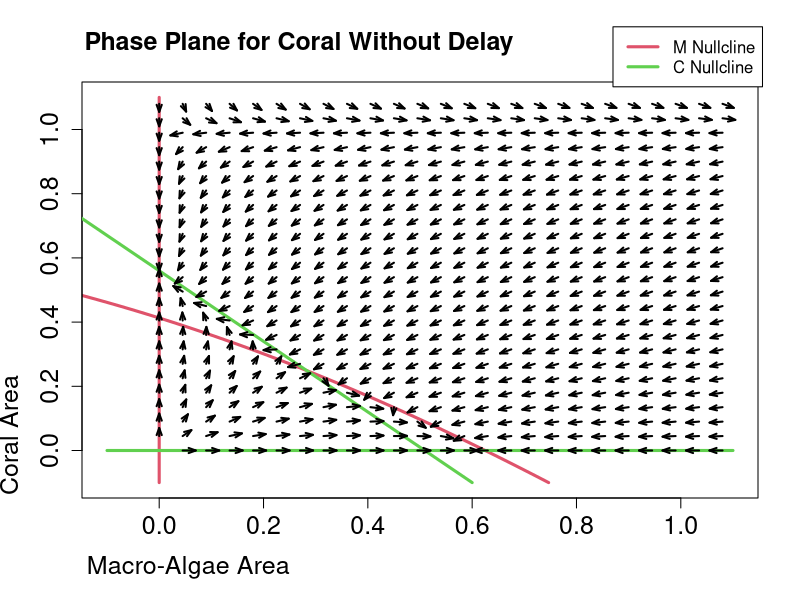

Write R code to recreate this figure.
a <- 0.1
g <- 0.3
gamma <- 0.8
r <- 1
d <- 0.44

cMin <- -0.1
cMax <-  1.1
mMin <- -0.1
mMax <-  1.1
par(xpd=FALSE)
par(cex.main=1.5)
par(cex.lab=1.5)
par(cex.axis=1.5)

c1 <- seq(cMin, cMax, by=.01)
m1 <- (a/gamma*c1-(g/gamma)/(1.0-c1)+1.0-c1)    ### x null-cline

#png("nullclines.png",width=1024,height=1024,pointsize=24)
plot(m1,c1, xlim=c(mMin, mMax),ylim=c(cMin, cMax),col=2,type="l",lwd=3,
     main="",xlab="",ylab="",cex.axis=1.5)
points (c(0.0,0.0),c(cMin,cMax),col=2,type="l",lwd=3)

c2 <- seq(cMin, cMax, by=.01)
m2 <- (r-r*c2-d)/(r+a)   ### y null-cline
points (m2,c2,col=3,type="l",lwd=3)
points (c(mMin,mMax),c(0.0,0.0),col=3,type="l",lwd=3)

par(xpd=TRUE)
par(adj=0.01)
title(main="Phase Plane for Coral Without Delay",
      xlab="Macro-Algae Area",ylab="Coral Area")
legend (0.87,1.32,c("M Nullcline","C Nullcline"),col=c(2,3), lty=c(1,1), lwd=3)

vectorField <- function(mat,coral,a,g,gamma,r,d)
	    {
		        turf  <- 1.0 - mat - coral
		        fx    <- a*mat*coral-g*mat/(1.0-coral)+gamma*mat*turf
		        fy    <- r*turf*coral-d*coral-a*mat*coral
		        return(c(fx,fy))
		    }

m1 <- seq(0, 1.1, by=.045)
c1 <- m1
vx <- numeric(length(m1))
vy <- numeric(length(c1))
dt <- 0.025;
for (m in m1)
	{
		    lupe <- 0
		    for (c in c1)
			        {
				            lupe <- lupe + 1
				            v <- vectorField(m,c,a,g,gamma,r,d)
				            vx[lupe] <- v[1]
				            vy[lupe] <- v[2]
				        }
		    vecLength = sqrt(vx*vx+vy*vy)
		    endx <- m + vx*dt/vecLength
		    endy <- c1 + vy*dt/vecLength
		    arrows(m,c1, endx, endy,length=dt*3, col=1,angle=20,lwd=2);
		}

#dev.off()
#dev.print(device=png,"nullclines.png",width=2048)
